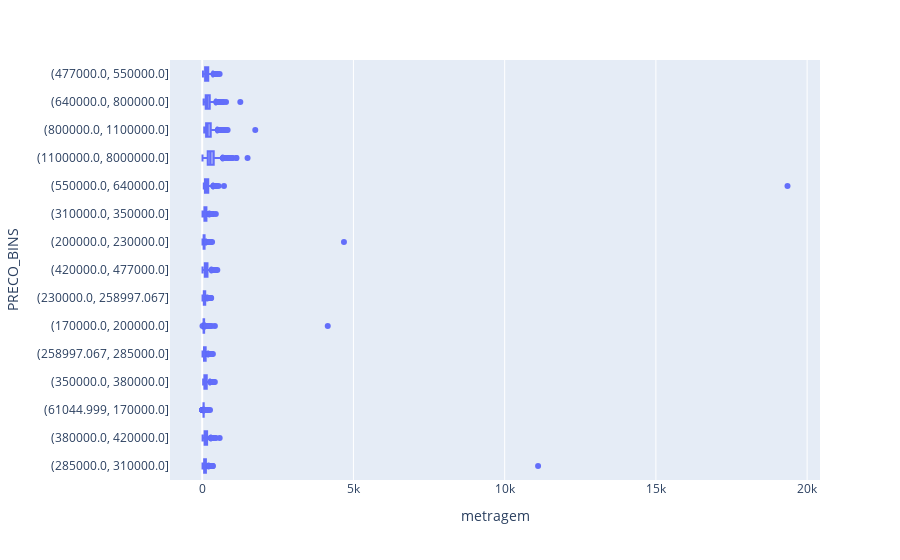

Notebook code cell kept with this figure:
### Code cell
fig = px.box(base_analise_coluna, x='metragem', y='PRECO_BINS')
fig.show()

### Figure 1 — Plotly figure (JSON) as saved in the notebook; plotly's stock layout.template omitted (floating-point values rounded to 4 significant figures; data arrays with more than 128 entries replaced by an {"elided": "..."} marker saying what was removed)
{"data": [{"alignmentgroup": "True", "hovertemplate": "metragem=%{x}<br>PRECO_BINS=%{y}<extra></extra>", "legendgroup": "", "marker": {"color": "#636efa"}, "name": "", "notched": false, "offsetgroup": "", "orientation": "h", "showlegend": false, "type": "box", "x": {"elided": "15390 int values"}, "x0": " ", "xaxis": "x", "y": {"elided": "15390 str values"}, "y0": " ", "yaxis": "y"}], "layout": {"boxmode": "group", "legend": {"tracegroupgap": 0}, "margin": {"t": 60}, "xaxis": {"anchor": "y", "domain": [0, 1], "title": {"text": "metragem"}}, "yaxis": {"anchor": "x", "domain": [0, 1], "title": {"text": "PRECO_BINS"}}}}
